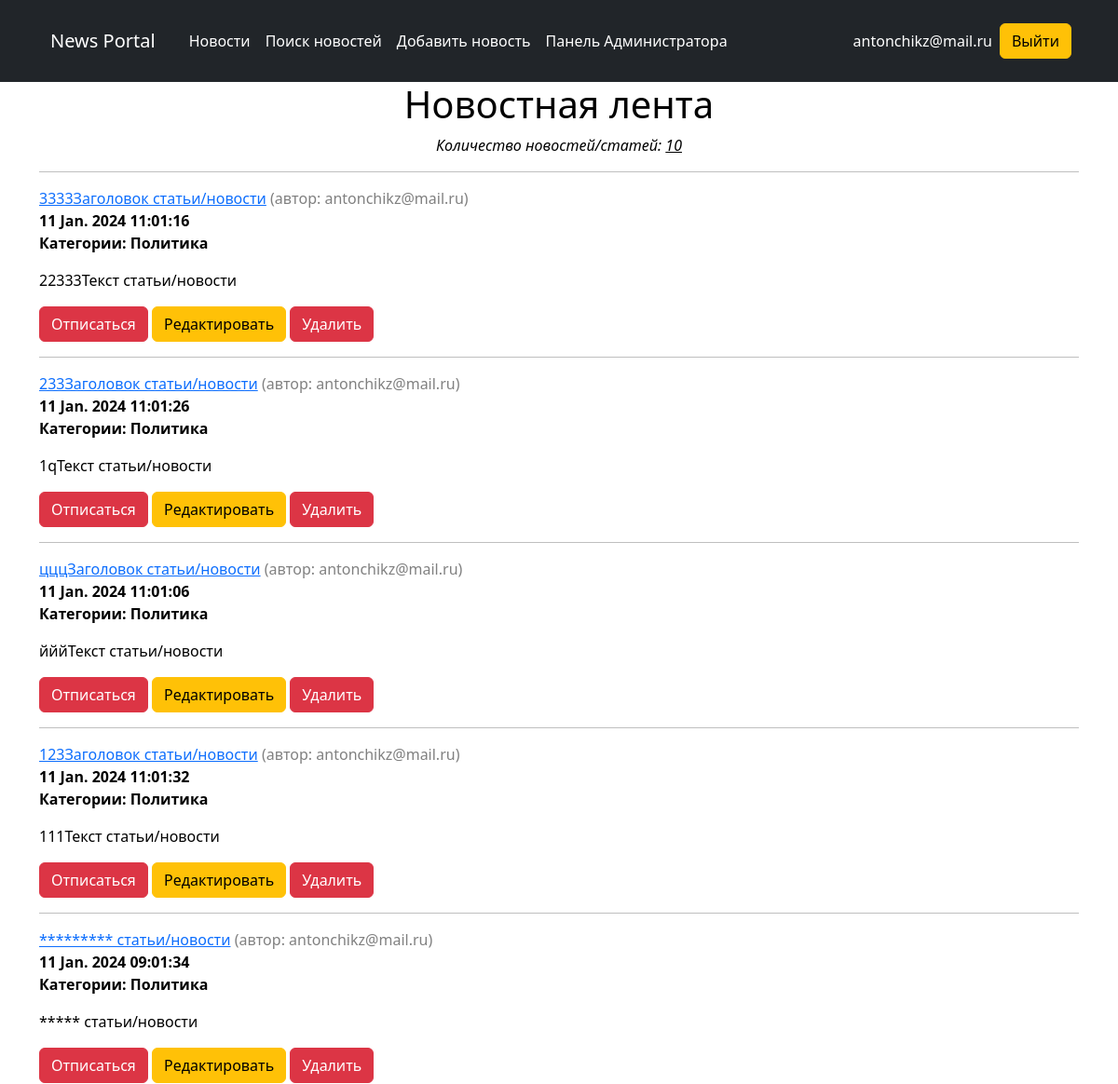
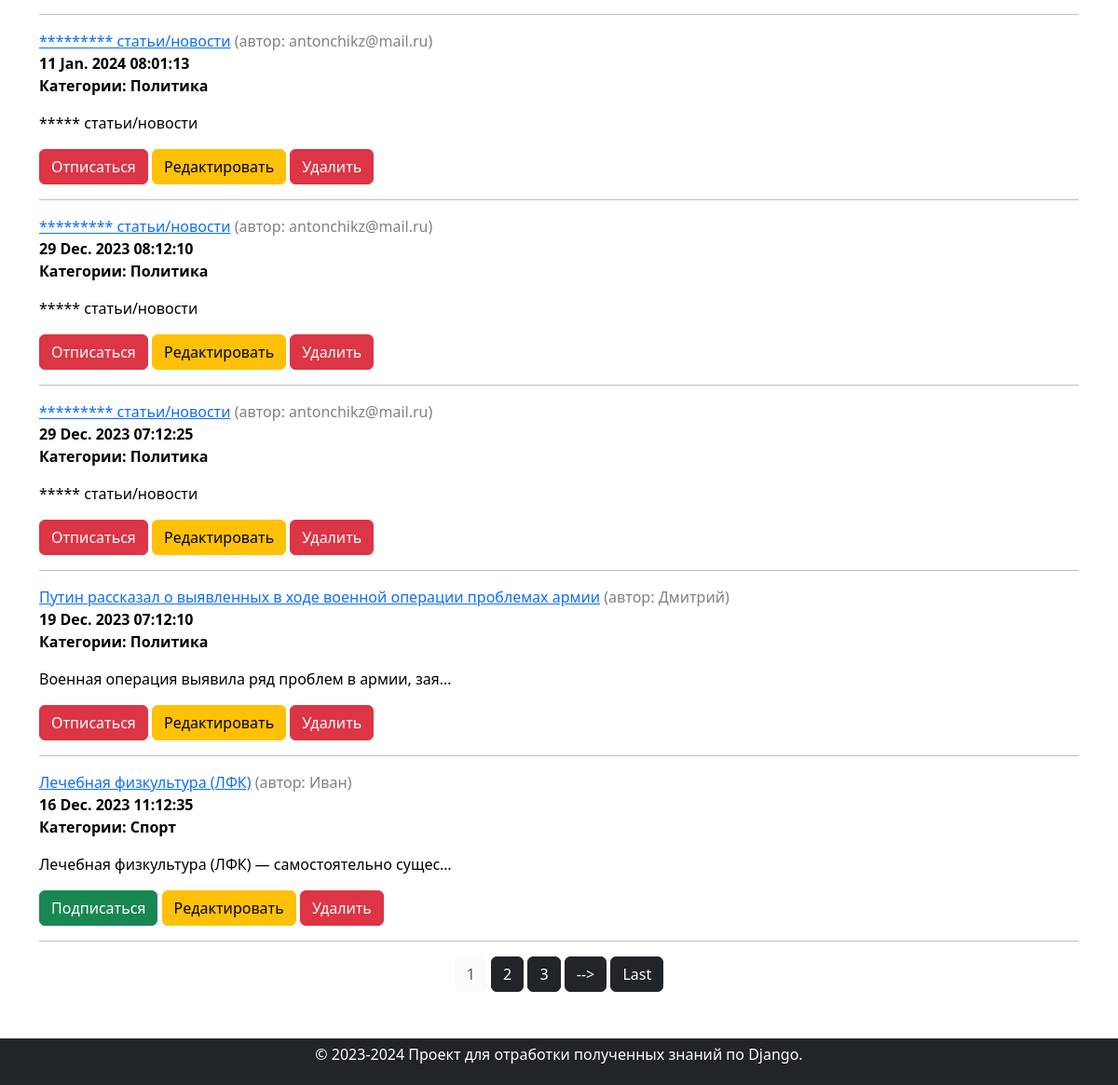
Page /news/ (signed in) on the earlier database version (2 pictures, top to bottom).
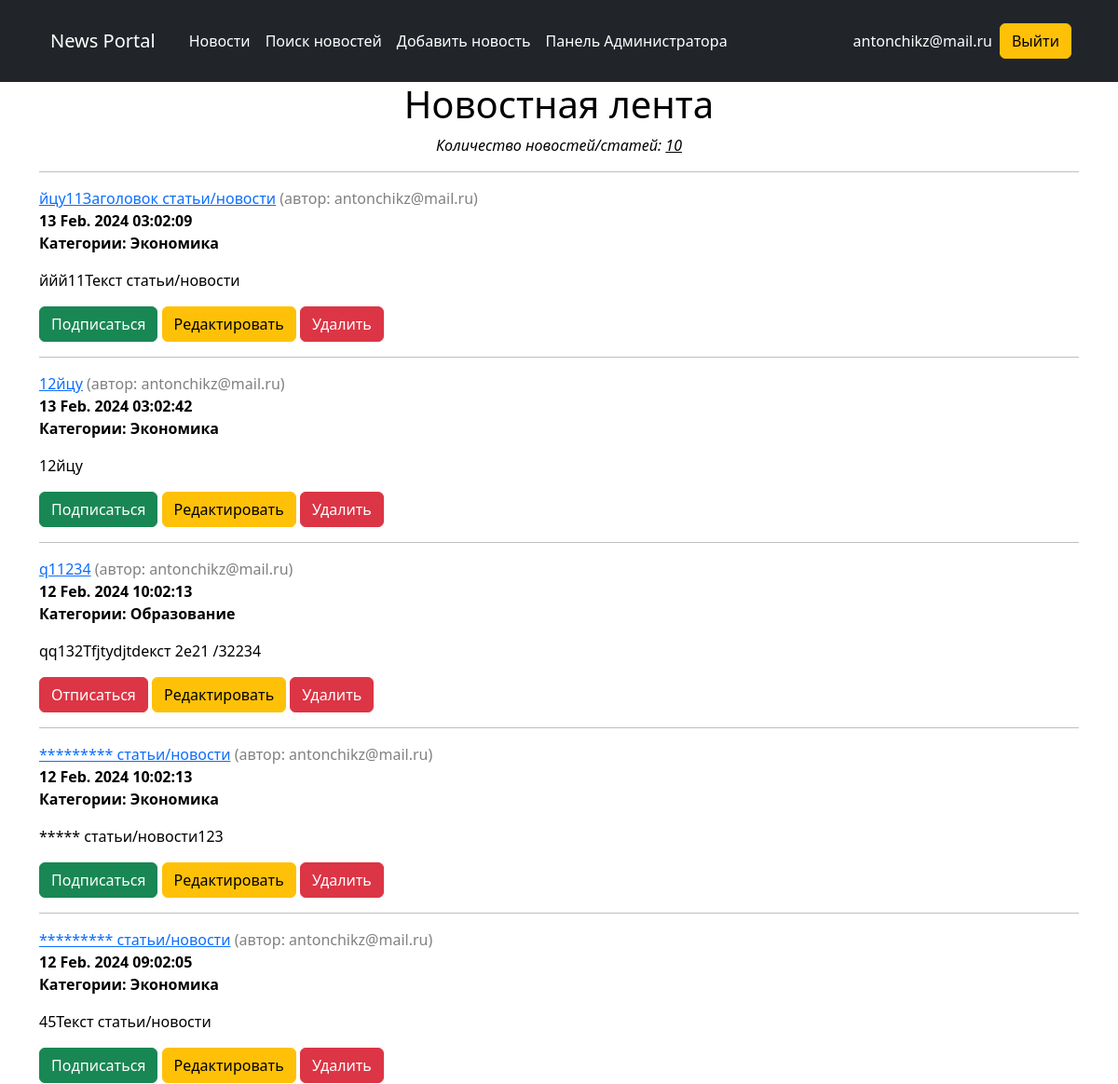
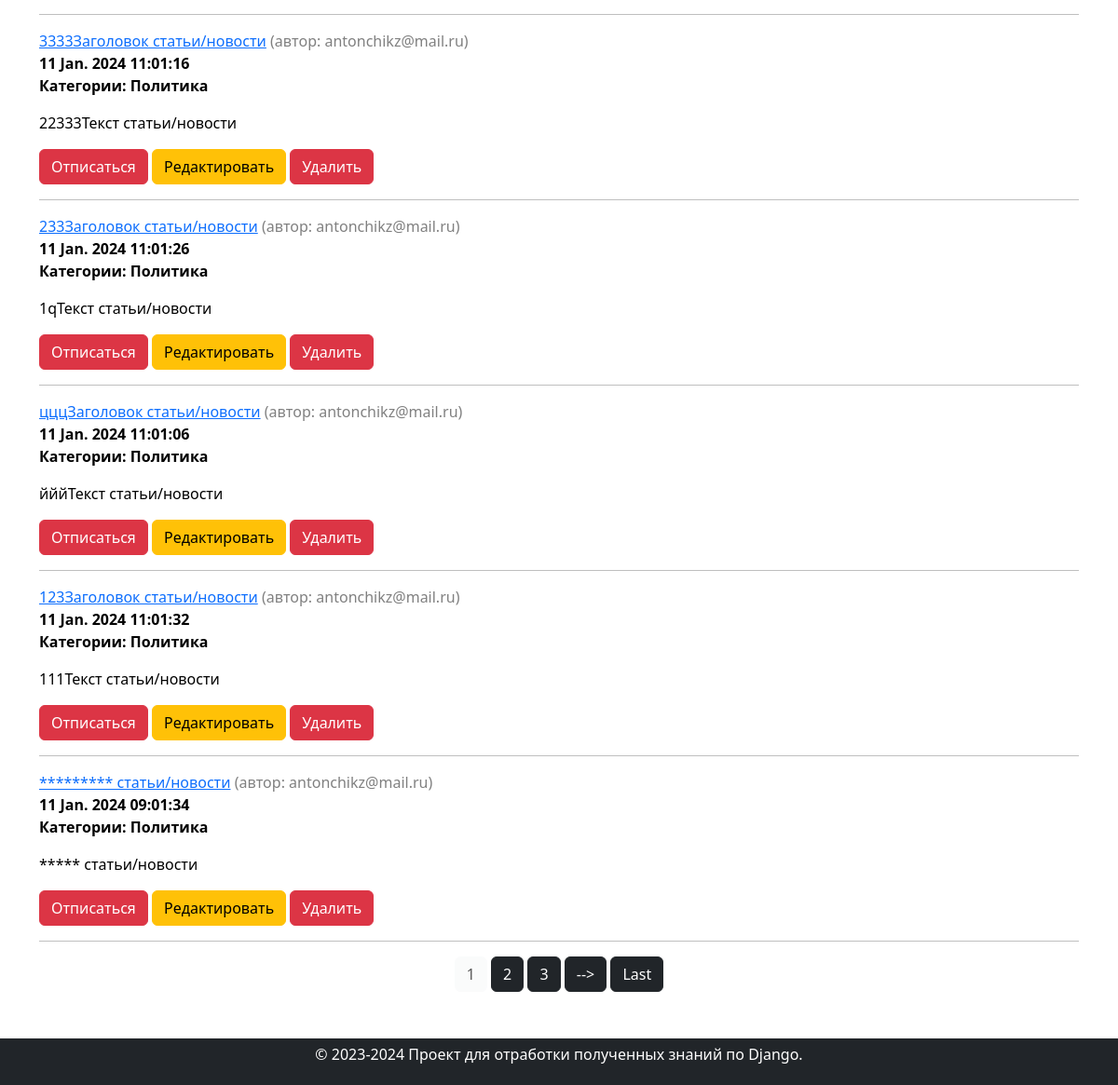
Same page on the later database version (2 pictures, top to bottom).
### news/models.py (models this page shows, shortened)
class Post(models.Model):
    article = 'AR'
    news = 'NE'
    POSITIONS = [
        (article, 'Статья'),
        (news, 'Новости'),
    ]
    author = models.ForeignKey(Author, on_delete=models.CASCADE)  # связь «один ко многим» с моделью Author
    choose_news = models.CharField(max_length=2, choices=POSITIONS)
    datetime_post = models.DateTimeField(auto_now_add=True)
    category = models.ManyToManyField(Category, through='PostCategory')  # связь «многие ко многим» с моделью Category
    title = models.CharField(max_length=255, default='Заголовок статьи/новости')
    text = models.TextField(default='Текст статьи/новости')
    rating = models.IntegerField(default=0)

class Author(models.Model):
    user = models.OneToOneField(User, on_delete=models.CASCADE)
    rating = models.IntegerField(default=0)
    def __str__(self):
        return f'{self.user}'

class Category(models.Model):
    name = models.CharField(max_length=255, unique=True)
    subscriber = models.ManyToManyField(User, related_name='categories')
    def __str__(self):
        return self.name

### news/views.py (the view)
# urls.py: path('news/', cache_page(60*1)(PostsList.as_view()), name='news'),
class PostsList(LoginRequiredMixin, PermissionRequiredMixin, ListView):
    model = Post
    ordering = '-datetime_post'
    template_name = 'news/posts.html'
    context_object_name = 'news'
    paginate_by = 10
    permission_required = ('news.view_post',)

### news/current_time.py (called while the page is built)
def get_current_time(request):
    return {'current_time': datetime.now()}

### news/templatetags/custom_filters.py (called while the page is built)
def clear_str(word: str) -> str:
    ss = map(lambda x: x if x not in punctuation else "", word)
    result = ''.join(ss)
    return result.lower()

@register.filter()
def censor(value: str) -> str:
    try:
        if type(value) == str:
            result = map(lambda word: '*' * len(word) if clear_str(word) in PI_WORDS else word, value.split())
            text = ' '.join(result)
        else:
            raise TypeError
    except TypeError as e:
        print(f'Необходимо передавать тип данных str, вместо этого получаем {type(value)}')
    else:
        return text

### news/templatetags/custom_tags.py (called while the page is built)
@register.simple_tag(takes_context=True)
def url_replace(context, **kwargs):
    d = context['request'].GET.copy()
    for k, v in kwargs.items():
        d[k] = v
    return d.urlencode()

### templates/news/posts.html (shortened to what this page needs)
{% extends 'flatpages/default.html' %}
{% load custom_filters %}
{% load custom_tags %}
{% block content %}
    <div style="text-align: center;">
        <h1>Новостная лента</h1>
        {% if news %}
            <p><i>Количество новостей/статей: <u>{{news|length}}</u></i></p>
            <hr>
    </div>
        {% for val in news %}
            <div style="text-align: left;">
                <a href="{% url 'post_detail' val.id %}">{{ val.title|censor }}</a>
                <span style="color: gray;">(автор: {{val.author}})</span>
                <br>
                <b>{{ val.datetime_post|date:'d M. Y h:m:s' }}</b>
                <p><b>Категории:
                    {% for cat in val.category.all%}
                        {{cat|title}}
                    {% endfor %}
                </b></p>
                <p>{{ val.text|truncatechars:50|censor }}</p>
                {% if request.user in val.category.first.subscriber.all%}
                    <a class="btn btn-danger" href="{% url 'category_unsubscribe' val.postcategory_set.first.category.pk %}" role="button">Отписаться</a>
                {% else %}
                    <a class="btn btn-success" href="{% url 'category_subscribe' val.postcategory_set.first.category.pk %}" role="button">Подписаться</a>
                {% endif %}
                {% if request.user.author%}
                    <a class="btn btn-warning" href="{% url 'post_update' val.id %}" role="button">Редактировать</a>
                    <a class="btn btn-danger" href="{% url 'post_delete' val.id %}" role="button">Удалить</a>
                {% else %}
                   <span style="color: gray;">Авторы могу редактировать и удалять статьи.</span>
                {% endif %}
            </div>
            <hr>
        {% endfor %}
    {% else %}
        <h2>Новостей нет!</h2>
    {% endif %}
{% include "flatpages/paginate.html" %}
{% endblock content %}

Differences in the rows shown:
no longer on this page (row unchanged): Post: title|censor "********* статьи/новости", author "antonchikz@mail.ru", datetime_post "11 Jan. 2024 08:01:13", text|censor "***** статьи/новости", shows "Отписаться", Category (name "Политика")
no longer on this page (row unchanged): Post: title|censor "********* статьи/новости", author "antonchikz@mail.ru", datetime_post "29 Dec. 2023 08:12:10", text|censor "***** статьи/новости", shows "Отписаться", Category (name "Политика")
no longer on this page (row unchanged): Post: title|censor "********* статьи/новости", author "antonchikz@mail.ru", datetime_post "29 Dec. 2023 07:12:25", text|censor "***** статьи/новости", shows "Отписаться", Category (name "Политика")
no longer on this page (row unchanged): Post: title|censor "Путин рассказал о выявленных в ходе военной операции проблемах армии", author "Дмитрий", datetime_post "19 Dec. 2023 07:12:10", text|censor "Военная операция выявила ряд проблем в армии, зая…", shows "Отписаться", Category (name "Политика")
no longer on this page (row unchanged): Post: title|censor "Лечебная физкультура (ЛФК)", author "Иван", datetime_post "16 Dec. 2023 11:12:35", text|censor "Лечебная физкультура (ЛФК) — самостоятельно сущес…", shows "Подписаться"
no longer on this page (row unchanged): Category: name "Спорт", shown under "Лечебная физкультура (ЛФК)"
added Post: title|censor "йцу11Заголовок статьи/новости", author "antonchikz@mail.ru", datetime_post "13 Feb. 2024 03:02:09", text|censor "ййй11Текст статьи/новости", shows "Подписаться"
now on this page (row unchanged): Category: name "Экономика"
added Post: title|censor "12йцу", author "antonchikz@mail.ru", datetime_post "13 Feb. 2024 03:02:42", text|censor "12йцу", shows "Подписаться"
added Post: title|censor "q11234", author "antonchikz@mail.ru", datetime_post "12 Feb. 2024 10:02:13", text|censor "qq132Тfjtydjtdекст 2e21 /32234", shows "Отписаться"
now on this page (row unchanged): Category: name "Образование", shown under "q11234"
added Post: title|censor "********* статьи/новости", author "antonchikz@mail.ru", datetime_post "12 Feb. 2024 10:02:13", text|censor "***** статьи/новости123", shows "Подписаться"
added Post: title|censor "********* статьи/новости", author "antonchikz@mail.ru", datetime_post "12 Feb. 2024 09:02:05", text|censor "45Текст статьи/новости", shows "Подписаться"
